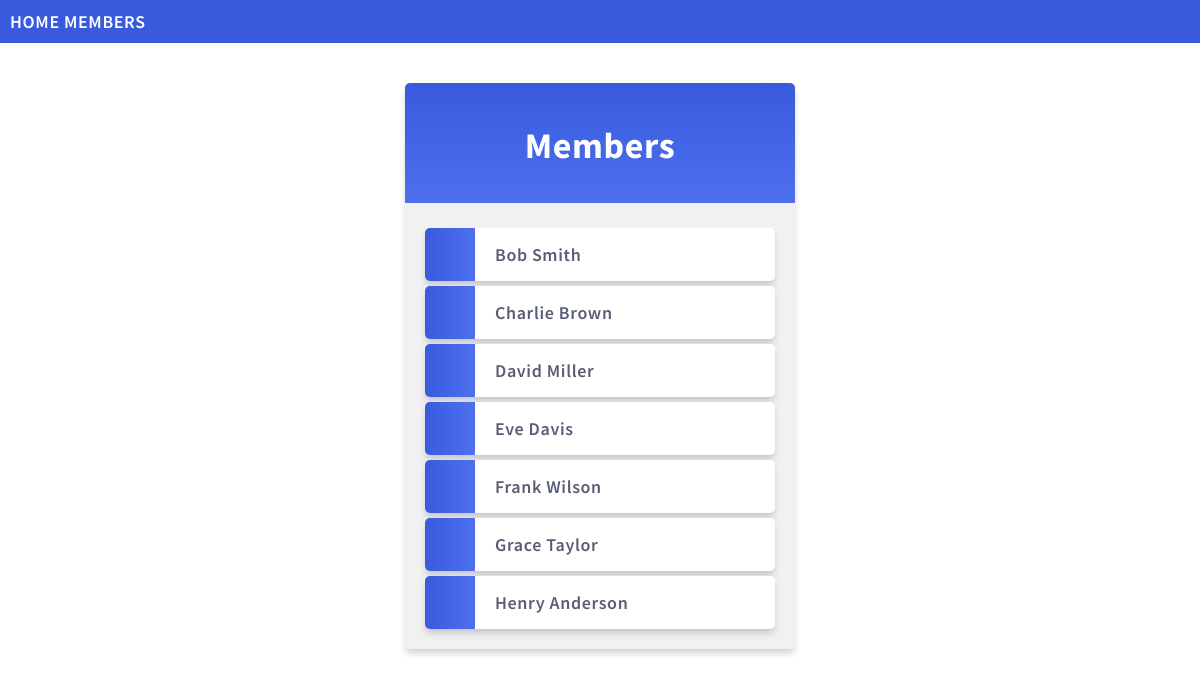
/members, run on the app's committed database.
### crm_webapp/models.py (models this page shows, shortened)
class Member(models.Model):
    first_name=models.CharField(max_length=255)
    last_name=models.CharField(max_length=255)
    phone_number=models.IntegerField(null=True)
    joined_date=models.DateTimeField(null=True)

### crm_webapp/views.py (the view)
# urls.py: path("members", views.members, name="members"),
def members(request):
    members = Member.objects.all().values()
    template = loader.get_template("all_members.html")
    context = {
        'mymembers': members
    }
    return HttpResponse(template.render(context, request))

### crm_webapp/templates/all_members.html (shortened to what this page needs)
{% extends "master.html" %}
{% block content %}
    <div class="mycard">
        <h1>Members</h1>
        <ul>
            {% for x in mymembers %}
            <li onclick="window.location='details/{{x.id}}'">{{x.first_name}} {{x.last_name}}</li>
            {% endfor %}
        </ul>
    </div>
{% endblock %}

### crm_webapp/templates/master.html (shortened to what this page needs)
{% load static %}
<html>
<head>
    <link rel="stylesheet" href="{% static 'global.css' %}">
</head>
    <body>
        <div class="topnav">
            <a href="/">HOME</a>
            <a href="/members">MEMBERS</a>
        </div>
        {% block content %}
        {% endblock %}
    </body>
</html>

### globalstaticfiles/global.css (style rules this page uses)
body { margin:0; font: 600 18px 'Source Sans Pro', sans-serif; letter-spacing: 0.64px; color: #585d74; }
.topnav { background-color:#375BDC; color:#ffffff; padding:10px; }
.topnav a:link, .topnav a:visited { text-decoration: none; color: #ffffff; }
.mycard { background-color: #f1f1f1; background-image: linear-gradient(to bottom, #375BDC, #4D70EF); background-size: 100% 120px; background-repeat: no-repeat; margin: 40px auto; width: 350px; border-radius: 5px; box-shadow: 0 5px 7px -1px rgba(51, 51, 51, 0.23); padding: 20px; }
.mycard h1 { text-align: center; color:#ffffff; margin:20px 0 60px 0; }
ul { list-style-type: none; padding: 0; margin: 0; }
li { background-color: #ffffff; background-image: linear-gradient(to right, #375BDC, #4D70EF); background-size: 50px 60px; background-repeat: no-repeat; cursor: pointer; transition: transform .25s; border-radius: 5px; box-shadow: 0 5px 7px -1px rgba(51, 51, 51, 0.23); padding: 15px; padding-left: 70px; margin-top: 5px; }
a:link, a:visited { color: #375BDC; }

### data on the page
Member: first_name "Bob", last_name "Smith"
Member: first_name "Charlie", last_name "Brown"
Member: first_name "David", last_name "Miller"
Member: first_name "Eve", last_name "Davis"
Member: first_name "Frank", last_name "Wilson"
Member: first_name "Grace", last_name "Taylor"
Member: first_name "Henry", last_name "Anderson"
